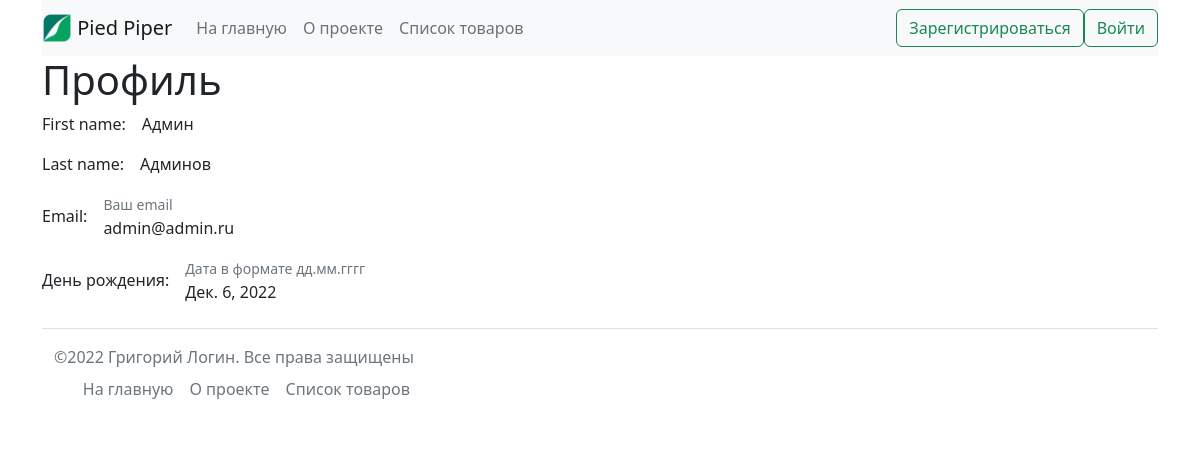
Page /profile/1/ on the committed database.
### users/models.py (models this page shows, shortened)
class CustomUser(AbstractUser):
    username = None
    email = models.EmailField(
        'email',
        unique=True,
        help_text='Ваш email',
    )
    birthday = models.DateField(
        'день рождения',
        null=True,
        blank=True,
        help_text='Дата в формате дд.мм.гггг',
    )
    USERNAME_FIELD = 'email'
    REQUIRED_FIELDS = []
    objects = CustomUserManager()
    class Meta:
        verbose_name = 'пользователь'
        verbose_name_plural = 'пользователи'

### users/views.py (the view)
class ProfileView(generic.edit.UpdateView):
    model = CustomUser
    fields = ('first_name', 'last_name', 'email', 'birthday')
    template_name = 'users/user_detail.html'
    def get_context_data(self, **kwargs):
        context = super(
            ProfileView,
            self,
        ).get_context_data(**kwargs)
        context['title'] = 'Ваш профиль'
        return context

### core/context_processors.py (called while the page is built)
def birthday(request):
    return {
        'birthday': CustomUser.objects.filter(birthday=date.today()),
        }

### templates/users/user_detail.html
{% extends 'base.html' %}
{% block content %}
<h1>Профиль</h1>
{% for field in form %}
    <div class="mb-3">
        <div class="row g-3 align-items-center">
            <div class="col-auto">
                {{ field.label_tag }}
            </div>
            <div class="col-auto">
                {% if field.help_text %}
                    <span class="form-text">
                        {{ field.help_text }}
                    </span>
                {% endif %}
                <div class="col-auto">
                    {{ field.value }}
                </div>
            </div>
        </div>
    </div>
{% endfor %}
{% endblock content %}

### rows in the picture
CustomUser: value "Админ" "Админов" "admin@admin.ru" "Дек. 6, 2022"

### other values in the picture
{{ field.label_tag }} "First name:" "Last name:" "Email:" "День рождения:"
{{ field.help_text }} "Ваш email" "Дата в формате дд.мм.гггг"
